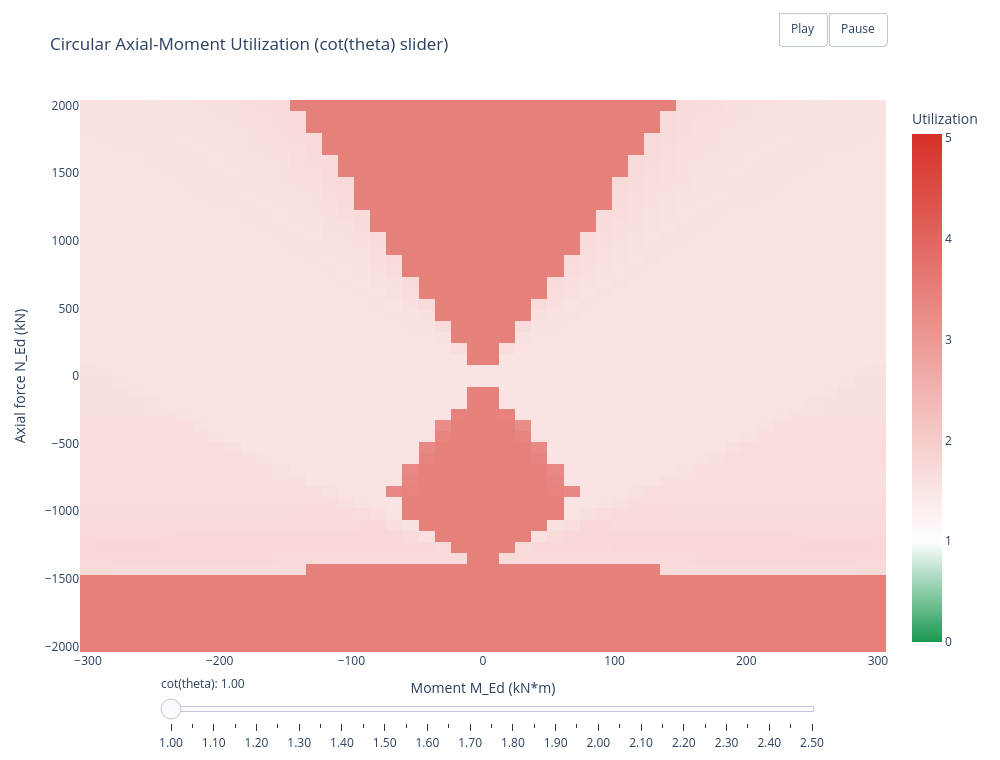

Notebook cell for this chart:
### Markdown cell above
## 8. Axial-Moment Utilization with cot(theta) Slider

### Code cell
fig_mn_slider = viewer.plot_axial_moment_contour(
    V_Ed=load_case.V_Ed,
    loadcases=[(load_case.M_Ed, load_case.N_Ed)],
    n_moment=50,
    n_axial=50,
    n_cot=50,
    show=False,
)
fig_mn_slider

### Figure 1 — Plotly figure (JSON) as saved in the notebook; plotly's stock layout.template omitted (floating-point values rounded to 4 significant figures; data arrays with more than 128 entries replaced by an {"elided": "..."} marker saying what was removed)
{"data": [{"colorbar": {"title": {"text": "Utilization"}}, "colorscale": [[0, "#1a9850"], [0.1984, "#ffffff"], [1, "#d73027"]], "hovertemplate": "M_Ed: %{x:.2f} kN*m<br>N_Ed: %{y:.1f} kN<br>Utilization: %{z:.3f}<extra></extra>", "name": "utilization", "type": "heatmap", "x": [-300.0, -287.8, -275.5, -263.3, -251.0, -238.8, -226.5, -214.3, -202.0, -189.8, -177.6, -165.3, -153.1, -140.8, -128.6, -116.3, -104.1, -91.84, -79.59, -67.35, -55.1, -42.86, -30.61, -18.37, -6.122, 6.122, 18.37, 30.61, 42.86, 55.1, 67.35, 79.59, 91.84, 104.1, 116.3, 128.6, 140.8, 153.1, 165.3, 177.6, 189.8, 202.0, 214.3, 226.5, 238.8, 251.0, 263.3, 275.5, 287.8, 300.0], "y": [-2000.0, -1918.0, -1837.0, -1755.0, -1673.0, -1592.0, -1510.0, -1429.0, -1347.0, -1265.0, -1184.0, -1102.0, -1020.0, -938.8, -857.1, -775.5, -693.9, -612.2, -530.6, -449.0, -367.3, -285.7, -204.1, -122.4, -40.82, 40.82, 122.4, 204.1, 285.7, 367.3, 449.0, 530.6, 612.2, 693.9, 775.5, 857.1, 938.8, 1020.0, 1102.0, 1184.0, 1265.0, 1347.0, 1429.0, 1510.0, 1592.0, 1673.0, 1755.0, 1837.0, 1918.0, 2000.0], "z": {"elided": "50x50 float values"}, "zmax": 5.04, "zmin": 0}, {"contours": {"coloring": "none", "end": 1, "size": 1, "start": 1}, "hoverinfo": "skip", "line": {"color": "black", "width": 2}, "name": "Utilization = 1.0", "showscale": false, "type": "contour", "x": [-300.0, -287.8, -275.5, -263.3, -251.0, -238.8, -226.5, -214.3, -202.0, -189.8, -177.6, -165.3, -153.1, -140.8, -128.6, -116.3, -104.1, -91.84, -79.59, -67.35, -55.1, -42.86, -30.61, -18.37, -6.122, 6.122, 18.37, 30.61, 42.86, 55.1, 67.35, 79.59, 91.84, 104.1, 116.3, 128.6, 140.8, 153.1, 165.3, 177.6, 189.8, 202.0, 214.3, 226.5, 238.8, 251.0, 263.3, 275.5, 287.8, 300.0], "y": [-2000.0, -1918.0, -1837.0, -1755.0, -1673.0, -1592.0, -1510.0, -1429.0, -1347.0, -1265.0, -1184.0, -1102.0, -1020.0, -938.8, -857.1, -775.5, -693.9, -612.2, -530.6, -449.0, -367.3, -285.7, -204.1, -122.4, -40.82, 40.82, 122.4, 204.1, 285.7, 367.3, 449.0, 530.6, 612.2, 693.9, 775.5, 857.1, 938.8, 1020.0, 1102.0, 1184.0, 1265.0, 1347.0, 1429.0, 1510.0, 1592.0, 1673.0, 1755.0, 1837.0, 1918.0, 2000.0], "z": {"elided": "50x50 float values"}}], "layout": {"height": 760, "sliders": [{"active": 0, "currentvalue": {"prefix": "cot(theta): "}, "len": 0.82, "steps": [{"args": [["1.00"], {"frame": {"duration": 0, "redraw": true}, "mode": "immediate", "transition": {"duration": 0}}], "label": "1.00", "method": "animate"}, {"args": [["1.05"], {"frame": {"duration": 0, "redraw": true}, "mode": "immediate", "transition": {"duration": 0}}], "label": "1.05", "method": "animate"}, {"args": [["1.10"], {"frame": {"duration": 0, "redraw": true}, "mode": "immediate", "transition": {"duration": 0}}], "label": "1.10", "method": "animate"}, {"args": [["1.15"], {"frame": {"duration": 0, "redraw": true}, "mode": "immediate", "transition": {"duration": 0}}], "label": "1.15", "method": "animate"}, {"args": [["1.20"], {"frame": {"duration": 0, "redraw": true}, "mode": "immediate", "transition": {"duration": 0}}], "label": "1.20", "method": "animate"}, {"args": [["1.25"], {"frame": {"duration": 0, "redraw": true}, "mode": "immediate", "transition": {"duration": 0}}], "label": "1.25", "method": "animate"}, {"args": [["1.30"], {"frame": {"duration": 0, "redraw": true}, "mode": "immediate", "transition": {"duration": 0}}], "label": "1.30", "method": "animate"}, {"args": [["1.35"], {"frame": {"duration": 0, "redraw": true}, "mode": "immediate", "transition": {"duration": 0}}], "label": "1.35", "method": "animate"}, {"args": [["1.40"], {"frame": {"duration": 0, "redraw": true}, "mode": "immediate", "transition": {"duration": 0}}], "label": "1.40", "method": "animate"}, {"args": [["1.45"], {"frame": {"duration": 0, "redraw": true}, "mode": "immediate", "transition": {"duration": 0}}], "label": "1.45", "method": "animate"}, {"args": [["1.50"], {"frame": {"duration": 0, "redraw": true}, "mode": "immediate", "transition": {"duration": 0}}], "label": "1.50", "method": "animate"}, {"args": [["1.55"], {"frame": {"duration": 0, "redraw": true}, "mode": "immediate", "transition": {"duration": 0}}], "label": "1.55", "method": "animate"}, {"args": [["1.60"], {"frame": {"duration": 0, "redraw": true}, "mode": "immediate", "transition": {"duration": 0}}], "label": "1.60", "method": "animate"}, {"args": [["1.65"], {"frame": {"duration": 0, "redraw": true}, "mode": "immediate", "transition": {"duration": 0}}], "label": "1.65", "method": "animate"}, {"args": [["1.70"], {"frame": {"duration": 0, "redraw": true}, "mode": "immediate", "transition": {"duration": 0}}], "label": "1.70", "method": "animate"}, {"args": [["1.75"], {"frame": {"duration": 0, "redraw": true}, "mode": "immediate", "transition": {"duration": 0}}], "label": "1.75", "method": "animate"}, {"args": [["1.80"], {"frame": {"duration": 0, "redraw": true}, "mode": "immediate", "transition": {"duration": 0}}], "label": "1.80", "method": "animate"}, {"args": [["1.85"], {"frame": {"duration": 0, "redraw": true}, "mode": "immediate", "transition": {"duration": 0}}], "label": "1.85", "method": "animate"}, {"args": [["1.90"], {"frame": {"duration": 0, "redraw": true}, "mode": "immediate", "transition": {"duration": 0}}], "label": "1.90", "method": "animate"}, {"args": [["1.95"], {"frame": {"duration": 0, "redraw": true}, "mode": "immediate", "transition": {"duration": 0}}], "label": "1.95", "method": "animate"}, {"args": [["2.00"], {"frame": {"duration": 0, "redraw": true}, "mode": "immediate", "transition": {"duration": 0}}], "label": "2.00", "method": "animate"}, {"args": [["2.05"], {"frame": {"duration": 0, "redraw": true}, "mode": "immediate", "transition": {"duration": 0}}], "label": "2.05", "method": "animate"}, {"args": [["2.10"], {"frame": {"duration": 0, "redraw": true}, "mode": "immediate", "transition": {"duration": 0}}], "label": "2.10", "method": "animate"}, {"args": [["2.15"], {"frame": {"duration": 0, "redraw": true}, "mode": "immediate", "transition": {"duration": 0}}], "label": "2.15", "method": "animate"}, {"args": [["2.20"], {"frame": {"duration": 0, "redraw": true}, "mode": "immediate", "transition": {"duration": 0}}], "label": "2.20", "method": "animate"}, {"args": [["2.25"], {"frame": {"duration": 0, "redraw": true}, "mode": "immediate", "transition": {"duration": 0}}], "label": "2.25", "method": "animate"}, {"args": [["2.30"], {"frame": {"duration": 0, "redraw": true}, "mode": "immediate", "transition": {"duration": 0}}], "label": "2.30", "method": "animate"}, {"args": [["2.35"], {"frame": {"duration": 0, "redraw": true}, "mode": "immediate", "transition": {"duration": 0}}], "label": "2.35", "method": "animate"}, {"args": [["2.40"], {"frame": {"duration": 0, "redraw": true}, "mode": "immediate", "transition": {"duration": 0}}], "label": "2.40", "method": "animate"}, {"args": [["2.45"], {"frame": {"duration": 0, "redraw": true}, "mode": "immediate", "transition": {"duration": 0}}], "label": "2.45", "method": "animate"}, {"args": [["2.50"], {"frame": {"duration": 0, "redraw": true}, "mode": "immediate", "transition": {"duration": 0}}], "label": "2.50", "method": "animate"}], "x": 0.1}], "title": {"text": "Circular Axial-Moment Utilization (cot(theta) slider)"}, "updatemenus": [{"buttons": [{"args": [null, {"frame": {"duration": 200, "redraw": true}, "fromcurrent": true, "transition": {"duration": 0}}], "label": "Play", "method": "animate"}, {"args": [[null], {"frame": {"duration": 0, "redraw": false}, "mode": "immediate", "transition": {"duration": 0}}], "label": "Pause", "method": "animate"}], "direction": "left", "showactive": false, "type": "buttons", "x": 1, "xanchor": "right", "y": 1.16, "yanchor": "top"}], "width": 1000, "xaxis": {"title": {"text": "Moment M_Ed (kN*m)"}}, "yaxis": {"title": {"text": "Axial force N_Ed (kN)"}}}}
